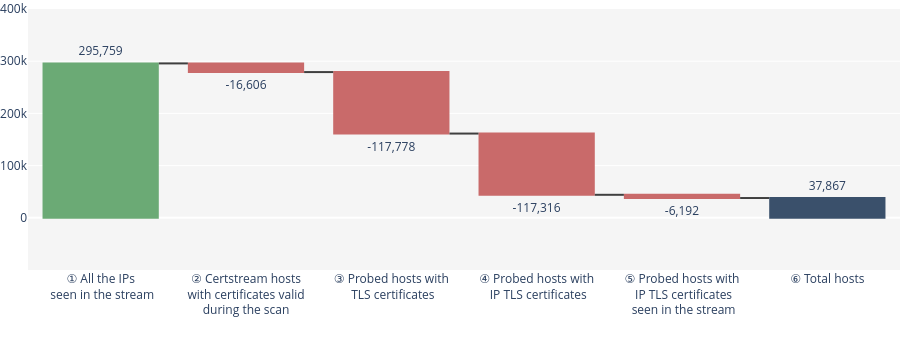

The notebook cell this image was saved under:
### Code cell
layout = go.Layout(
    autosize=False,
    margin = {'l':0,'r':0,'t':0},
    plot_bgcolor='#F5F5F5',
    width=900,
    height=350,
)

fig = go.Figure(go.Waterfall(
    orientation = "v",
    measure = ["relative", "relative", "relative", "relative", "relative", "total"],
    increasing={"marker": {"color": "#6BAA75"}},
    decreasing={"marker": {"color": "#C96A6A"}},
    totals={"marker": {"color": "#3A506B"}},
    x = [
        "&#9312; All the IPs<br> seen in the stream", 
        "&#9313; Certstream hosts<br> with certificates valid <br>during the scan", 
        "&#9314; Probed hosts with<br> TLS certificates", 
        "&#9315; Probed hosts with<br> IP TLS certificates", 
        "&#9316; Probed hosts with<br> IP TLS certificates<br> seen in the stream", 
        "&#9317; Total hosts"
        ],
    textposition = "outside",
    text = [
        f"{len(set(stream_ips)):,}", 
        f"{-(len(set(stream_ips))-len(probing_ips_all)):,}", 
        f"{-(len(probing_ips_all)-len(probing_ips_successful)):,}",
        f"{-(len(probing_ips_successful)-len(probing_ips_certs)):,}", 
        f"{-(len(probing_ips_certs)-len(probing_ips_stream)):,}",
        f"{len(probing_ips_stream):,}"
        ],
    y = [
        len(set(stream_ips)), 
        -(len(set(stream_ips))-len(probing_ips_all)), 
        -(len(probing_ips_all)-len(probing_ips_successful)), 
        -(len(probing_ips_successful)-len(probing_ips_certs)), 
        -(len(probing_ips_certs)-len(probing_ips_stream)),
        len(probing_ips_stream),
        None
        ],
    connector = {"line":{"color":"rgb(63, 63, 63)"}},
),
layout=layout)

fig.update_layout(yaxis_range=[-100000,400000], yaxis = dict(tickmode='array',tickvals = [-100000,0,100000,200000,300000,400000], ticktext=["", "0", "100k", "200k", "300k", "400k"]))
fig.update_xaxes(tickangle=0)
fig.show()
fig.write_image("../data/figures/waterfall_ips.pdf")

### Figure 1 — Plotly figure (JSON) as saved in the notebook; plotly's stock layout.template omitted (floating-point values rounded to 4 significant figures)
{"data": [{"connector": {"line": {"color": "rgb(63, 63, 63)"}}, "decreasing": {"marker": {"color": "#C96A6A"}}, "increasing": {"marker": {"color": "#6BAA75"}}, "measure": ["relative", "relative", "relative", "relative", "relative", "total"], "orientation": "v", "text": ["295,759", "-16,606", "-117,778", "-117,316", "-6,192", "37,867"], "textposition": "outside", "totals": {"marker": {"color": "#3A506B"}}, "type": "waterfall", "x": ["&#9312; All the IPs<br> seen in the stream", "&#9313; Certstream hosts<br> with certificates valid <br>during the scan", "&#9314; Probed hosts with<br> TLS certificates", "&#9315; Probed hosts with<br> IP TLS certificates", "&#9316; Probed hosts with<br> IP TLS certificates<br> seen in the stream", "&#9317; Total hosts"], "y": [295759, -16606, -117778, -117316, -6192, 37867, null]}], "layout": {"autosize": false, "height": 350, "margin": {"l": 0, "r": 0, "t": 0}, "plot_bgcolor": "#F5F5F5", "width": 900, "xaxis": {"tickangle": 0}, "yaxis": {"range": [-100000, 400000], "tickmode": "array", "ticktext": ["", "0", "100k", "200k", "300k", "400k"], "tickvals": [-100000, 0, 100000, 200000, 300000, 400000]}}}
